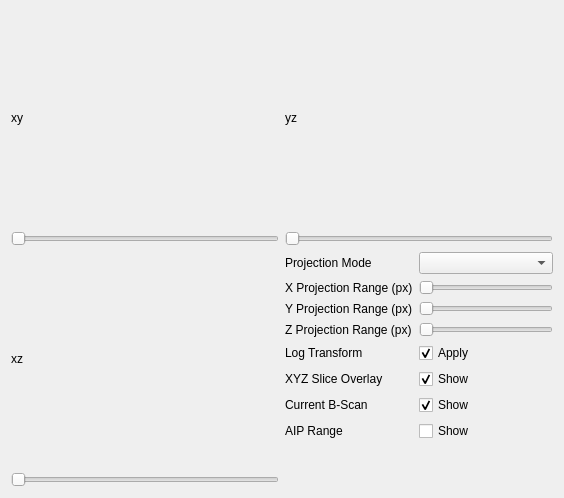
<?xml version="1.0" encoding="UTF-8"?>
<ui version="4.0">
 <class>oct3dOrthogonalViewer</class>
 <widget class="QWidget" name="oct3dOrthogonalViewer">
  <property name="windowModality">
   <enum>Qt::WindowModal</enum>
  </property>
  <property name="geometry">
   <rect>
    <x>0</x>
    <y>0</y>
    <width>564</width>
    <height>498</height>
   </rect>
  </property>
  <property name="sizePolicy">
   <sizepolicy hsizetype="Expanding" vsizetype="Expanding">
    <horstretch>0</horstretch>
    <verstretch>0</verstretch>
   </sizepolicy>
  </property>
  <property name="minimumSize">
   <size>
    <width>564</width>
    <height>498</height>
   </size>
  </property>
  <property name="windowTitle">
   <string>Orthogonal Viewer</string>
  </property>
  <layout class="QGridLayout" name="gridLayout_2">
   <item row="0" column="0">
    <layout class="QGridLayout" name="gridLayout">
     <property name="sizeConstraint">
      <enum>QLayout::SetDefaultConstraint</enum>
     </property>
     <item row="2" column="1">
      <layout class="QFormLayout" name="formLayout">
       <item row="0" column="0">
        <widget class="QLabel" name="label_8">
         <property name="text">
          <string>Projection Mode</string>
         </property>
        </widget>
       </item>
       <item row="0" column="1">
        <widget class="QComboBox" name="comboBox_projectionType">
         <property name="enabled">
          <bool>true</bool>
         </property>
        </widget>
       </item>
       <item row="1" column="0">
        <widget class="QLabel" name="label_5">
         <property name="text">
          <string>X Projection Range (px)</string>
         </property>
        </widget>
       </item>
       <item row="1" column="1">
        <widget class="QSlider" name="horizontalSlider_xRange">
         <property name="orientation">
          <enum>Qt::Horizontal</enum>
         </property>
        </widget>
       </item>
       <item row="2" column="0">
        <widget class="QLabel" name="label_6">
         <property name="text">
          <string>Y Projection Range (px)</string>
         </property>
        </widget>
       </item>
       <item row="2" column="1">
        <widget class="QSlider" name="horizontalSlider_yRange">
         <property name="orientation">
          <enum>Qt::Horizontal</enum>
         </property>
        </widget>
       </item>
       <item row="3" column="0">
        <widget class="QLabel" name="label_7">
         <property name="text">
          <string>Z Projection Range (px)</string>
         </property>
        </widget>
       </item>
       <item row="3" column="1">
        <widget class="QSlider" name="horizontalSlider_zRange">
         <property name="orientation">
          <enum>Qt::Horizontal</enum>
         </property>
        </widget>
       </item>
       <item row="4" column="0">
        <widget class="QLabel" name="label_2">
         <property name="text">
          <string>Log Transform</string>
         </property>
        </widget>
       </item>
       <item row="4" column="1">
        <widget class="QCheckBox" name="checkBox_logTransform">
         <property name="enabled">
          <bool>true</bool>
         </property>
         <property name="text">
          <string>Apply</string>
         </property>
         <property name="checked">
          <bool>true</bool>
         </property>
        </widget>
       </item>
       <item row="5" column="0">
        <widget class="QLabel" name="label">
         <property name="text">
          <string>XYZ Slice Overlay</string>
         </property>
        </widget>
       </item>
       <item row="5" column="1">
        <widget class="QCheckBox" name="checkBox_xyzOverlay">
         <property name="enabled">
          <bool>true</bool>
         </property>
         <property name="text">
          <string>Show</string>
         </property>
         <property name="checked">
          <bool>true</bool>
         </property>
        </widget>
       </item>
       <item row="6" column="0">
        <widget class="QLabel" name="label_3">
         <property name="text">
          <string>Current B-Scan</string>
         </property>
        </widget>
       </item>
       <item row="6" column="1">
        <widget class="QCheckBox" name="checkBox_showBscan">
         <property name="text">
          <string>Show</string>
         </property>
         <property name="checked">
          <bool>true</bool>
         </property>
        </widget>
       </item>
       <item row="7" column="0">
        <widget class="QLabel" name="label_4">
         <property name="text">
          <string>AIP Range</string>
         </property>
        </widget>
       </item>
       <item row="7" column="1">
        <widget class="QCheckBox" name="checkBox_showRange">
         <property name="text">
          <string>Show</string>
         </property>
        </widget>
       </item>
      </layout>
     </item>
     <item row="0" column="1">
      <widget class="QLabel" name="label_yz">
       <property name="text">
        <string>yz</string>
       </property>
      </widget>
     </item>
     <item row="1" column="0">
      <widget class="QSlider" name="horizontalSlider_z">
       <property name="enabled">
        <bool>true</bool>
       </property>
       <property name="toolTip">
        <string>Z position (px)</string>
       </property>
       <property name="orientation">
        <enum>Qt::Horizontal</enum>
       </property>
      </widget>
     </item>
     <item row="1" column="1">
      <widget class="QSlider" name="horizontalSlider_x">
       <property name="enabled">
        <bool>true</bool>
       </property>
       <property name="toolTip">
        <string>X Position (px)</string>
       </property>
       <property name="orientation">
        <enum>Qt::Horizontal</enum>
       </property>
      </widget>
     </item>
     <item row="3" column="0">
      <widget class="QSlider" name="horizontalSlider_y">
       <property name="enabled">
        <bool>true</bool>
       </property>
       <property name="toolTip">
        <string>Y Position (px)</string>
       </property>
       <property name="orientation">
        <enum>Qt::Horizontal</enum>
       </property>
      </widget>
     </item>
     <item row="0" column="0">
      <widget class="QLabel" name="label_xy">
       <property name="text">
        <string>xy</string>
       </property>
      </widget>
     </item>
     <item row="2" column="0">
      <widget class="QLabel" name="label_xz">
       <property name="text">
        <string>xz</string>
       </property>
      </widget>
     </item>
    </layout>
   </item>
  </layout>
 </widget>
 <resources/>
 <connections/>
</ui>
